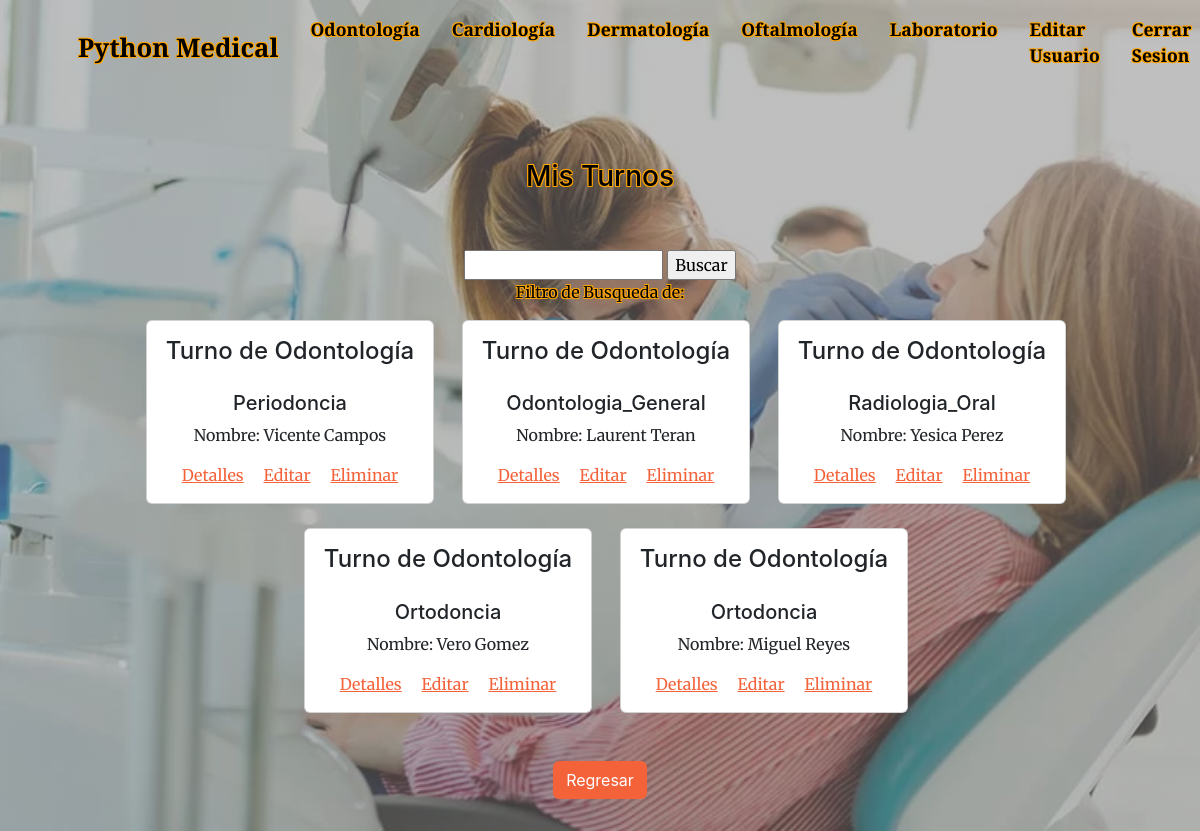
The app's page /AppPython/odontologia/list/ (signed in) with its own data.
### AppPython/models.py (models this page shows)
class Odontologia(models.Model):
    nombre = models.CharField(max_length=20)
    apellido = models.CharField(max_length=20)
    dni = models.IntegerField()
    email = models.EmailField()
    especialidad = models.CharField(max_length=20, default="")
    fecha_turno = models.DateTimeField(default=timezone.now)

### AppPython/views.py (the view)
# urls.py: path("odontologia/list/", ListaTurnos.as_view(), name = "MisTurnos"),
class ListaTurnos(LoginRequiredMixin, ListView):
    model = Odontologia

### AppPython/templates/AppPython/odontologia_list.html (shortened to what this page needs)
{% extends "AppPython/padre.html" %}
{% block header_2 %}
<header class="masthead2">
    <section style="text-align: center; color: black; text-shadow: -1px -1px 0 #FFA500, 1px -1px 0 #FFA500, -1px 1px 0 #FFA500, 1px 1px 0 #FFA500;">
        <h3>Mis Turnos</h3>
    </section><br><br>
    {% block busqueda %}
    <form action="{% url 'ResultadoTurno_Odontologia' %}" method="GET" style="text-align: center;">
        <input type="text" name="especialidad" id="especialidad">
        <input type="submit" value="Buscar">
    </form>
    <div style="text-align: center;">
        <p style="text-align: center; color: black; text-shadow: -1px -1px 0 #FFA500, 1px -1px 0 #FFA500, -1px 1px 0 #FFA500, 1px 1px 0 #FFA500;">Filtro de Busqueda de: {{especialidad}}</p>
    </div>
    {% endblock %}
    <div class="container-fluid overflow-x-auto">
        <div class="row justify-content-center">
            {% for odontologia in object_list %}
            <div class="col-md-3 mb-4 d-inline-block mx-2">
                <div class="card" style="width: 18rem;">
                    <div class="card-body text-center">
                        <h4 class="card-title", style="margin-bottom: 30px;">Turno de Odontología</h4>
                        <h5 class="card-subtitle mb-2 text-body-secondary">
                            {{ odontologia.especialidad|title }}
                        </h5>
                        <p class="card-text">
                            Nombre: {{ odontologia.nombre }} {{ odontologia.apellido }}<br>
                        </p>
                        <a href="{% url 'TurnoDetalle' odontologia.id %}" class="card-link">Detalles</a>
                        <a href="{% url 'TurnoEditar' odontologia.id %}" class="card-link">Editar</a>
                        <a href="{% url 'TurnoBorrar' odontologia.id %}" class="card-link">Eliminar</a>
                    </div>
                </div>
            </div>
            {% endfor %}
        </div>
    </div>
    <div class="text-center mt-4">
        <a href="{% url 'Odontologo' %}" class="btn btn-primary">Regresar</a>
    </div>
</header>
{% endblock %}

### AppPython/templates/AppPython/padre.html (shortened to what this page needs)
<!DOCTYPE html>
<html lang="en">
    <head>
        {% load static %}
        <link href="https://cdn.jsdelivr.net/npm/bootstrap-icons@1.5.0/font/bootstrap-icons.css" rel="stylesheet" />
        <link href="https://cdnjs.cloudflare.com/ajax/libs/SimpleLightbox/2.1.0/simpleLightbox.min.css" rel="stylesheet" />
        <link href="{% static 'AppPython/css/styles.css' %}" rel="stylesheet" />
    </head>
    <body id="page-top">
        <nav class="navbar navbar-expand-lg navbar-light fixed-top py-3" id="mainNav">
            <div class="container px-4 px-lg-5">
                <a class="navbar-brand" href="{% url 'Inicio' %}" style="color: #000000; font-size: 1.6em;">Python Medical</a>
                <div class="collapse navbar-collapse" id="navbarResponsive">
                    <ul class="navbar-nav ms-auto my-2 my-lg-0">
                        <li class="nav-item"><a class="nav-link" href="{% url 'Odontologo' %}" style="color: #000000; font-size: 1.1em;">Odontología</a></li>
                        <li class="nav-item"><a class="nav-link" href="{% url 'Cardiologo' %}" style="color: #000000; font-size: 1.1em;">Cardiología</a></li>
                        <li class="nav-item"><a class="nav-link" href="{% url 'Dermatologo' %}" style="color: #000000; font-size: 1.1em;">Dermatología</a></li>
                        <li class="nav-item"><a class="nav-link" href="{% url 'Oftalmologo' %}" style="color: #000000; font-size: 1.1em;">Oftalmología</a></li>
                        <li class="nav-item"><a class="nav-link" href="{% url 'Laboratorio' %}" style="color: #000000; font-size: 1.1em;">Laboratorio</a></li>
                        {% if request.user.is_authenticated %}
                        <li class="nav-item"><a class="nav-link" href="{% url 'EditarUsuario' %}" style="color: #000000; font-size: 1.1em;">Editar Usuario</a></li>
                        <li class="nav-item"><a class="nav-link" href="{% url 'Logout' %}" style="color: #000000; font-size: 1.1em;">Cerrar Sesion</a></li>
                        {% else %}
                        <li class="nav-item"><a class="nav-link" href="{% url 'SignUp' %}" style="color: #000000; font-size: 1.1em;">Registrarse</a></li>
                        <li class="nav-item"><a class="nav-link" href="{% url 'Login' %}" style="color: #000000; font-size: 1.1em;">Iniciar Sesion</a></li>
                        {% endif %}
                    </ul>
                </div>
            </div>
        </nav>
        {% block header_2 %}{% endblock %}
    </body>
</html>

### records on screen
Odontologia: especialidad "Periodoncia", nombre "Vicente", apellido "Campos"
Odontologia: especialidad "Odontologia_General", nombre "Laurent", apellido "Teran"
Odontologia: especialidad "Radiologia_Oral", nombre "Yesica", apellido "Perez"
Odontologia: especialidad "Ortodoncia", nombre "Vero", apellido "Gomez"
Odontologia: especialidad "Ortodoncia", nombre "Miguel", apellido "Reyes"
